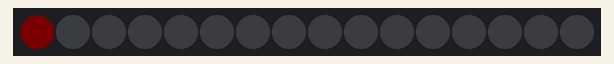
A sketch run on a simulated Arduino Uno, built with avr-gcc and run on an emulated ATmega328P. Shown: 16 RGB LEDs in strip order, left to right. Dim RGB values are drawn brighter than linear.

Above: at 0.46 s.
At 1.97 s:
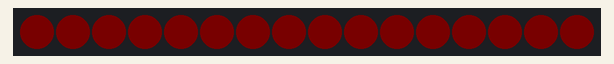
At 2.78 s:
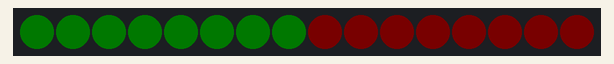
At 3.99 s:
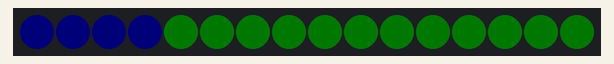
At 5.2 s:
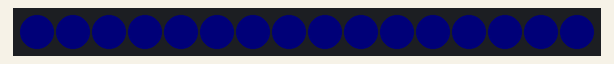
At 39.93 s:
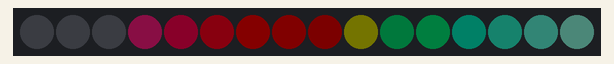

The sketch:

NeoPixelTest.ino
```cpp
// Code from: https://gist.github.com/dougalcampbell/7243998
#include <Adafruit_NeoPixel.h>

#define PIN 11
#define STRIPSIZE 16

// Parameter 1 = number of pixels in strip
// Parameter 2 = pin number (most are valid)
// Parameter 3 = pixel type flags, add together as needed:
//   NEO_KHZ800  800 KHz bitstream (most NeoPixel products w/WS2812 LEDs)
//   NEO_KHZ400  400 KHz (classic 'v1' (not v2) FLORA pixels, WS2811 drivers)
//   NEO_GRB     Pixels are wired for GRB bitstream (most NeoPixel products)
//   NEO_RGB     Pixels are wired for RGB bitstream (v1 FLORA pixels, not v2)
Adafruit_NeoPixel strip = Adafruit_NeoPixel(STRIPSIZE, PIN, NEO_GRB + NEO_KHZ800);

void setup() {
  strip.begin();
  strip.setBrightness(10);  // Lower brightness and save eyeballs!
  strip.show(); // Initialize all pixels to 'off'
}

void loop() {
  // Some example procedures showing how to display to the pixels:
  colorWipe(strip.Color(0,0,0), 25); // Black
  colorWipe(strip.Color(64, 0, 0), 100); // Red
  colorWipe(strip.Color(0, 64, 0), 100); // Green
  colorWipe(strip.Color(0, 0, 64), 100); // Blue
  colorWave(75);
  colorWipe(strip.Color(0,0,0), 100); // Black
  rainbow(15);
  colorWipe(strip.Color(0,0,0), 100); // Black
  rainbowCycle(15);
  colorWipe(strip.Color(0,0,0), 100); // Black
  colorWave(30);
}

// Fill the dots one after the other with a color
void colorWipe(uint32_t c, uint8_t wait) {
  for(uint16_t i=0; i<strip.numPixels(); i++) {
      strip.setPixelColor(i, c);
      strip.show();
      delay(wait);
  }
}

void rainbow(uint8_t wait) {
  uint16_t i, j;

  for(j=0; j<256; j++) {
    for(i=0; i<strip.numPixels(); i++) {
      strip.setPixelColor(i, Wheel((i+j) & 255));
    }
    strip.show();
    delay(wait);
  }
}

// Slightly different, this makes the rainbow equally distributed throughout
void rainbowCycle(uint8_t wait) {
  uint16_t i, j;

  for(j=0; j<256*5; j++) { // 5 cycles of all colors on wheel
    for(i=0; i< strip.numPixels(); i++) {
      strip.setPixelColor(i, Wheel(((i * 256 / strip.numPixels()) + j) & 255));
    }
    strip.show();
    delay(wait);
  }
}

// Input a value 0 to 255 to get a color value.
// The colours are a transition r - g - b - back to r.
uint32_t Wheel(byte WheelPos) {
  if(WheelPos < 85) {
   return strip.Color(WheelPos * 3, 255 - WheelPos * 3, 0);
  } else if(WheelPos < 170) {
   WheelPos -= 85;
   return strip.Color(255 - WheelPos * 3, 0, WheelPos * 3);
  } else {
   WheelPos -= 170;
   return strip.Color(0, WheelPos * 3, 255 - WheelPos * 3);
  }
}

/**
 *      ^   ^   ^
 * ~~~~~ ColorWave ~~~~~
 *        V   V   V
 */
void colorWave(uint8_t wait) {
  int i, j, stripsize, cycle;
  float ang, rsin, gsin, bsin, offset;

  static int tick = 0;

  stripsize = strip.numPixels();
  cycle = stripsize * 25; // times around the circle...

  while (++tick % cycle) {
    offset = map2PI(tick);

    for (i = 0; i < stripsize; i++) {
      ang = map2PI(i) - offset;
      rsin = sin(ang);
      gsin = sin(2.0 * ang / 3.0 + map2PI(int(stripsize/6)));
      bsin = sin(4.0 * ang / 5.0 + map2PI(int(stripsize/3)));
      strip.setPixelColor(i, strip.Color(trigScale(rsin), trigScale(gsin), trigScale(bsin)));
    }

    strip.show();
    delay(wait);
  }

}

/**
 * Scale a value returned from a trig function to a byte value.
 * [-1, +1] -> [0, 254]
 * Note that we ignore the possible value of 255, for efficiency,
 * and because nobody will be able to differentiate between the
 * brightness levels of 254 and 255.
 */
byte trigScale(float val) {
  val += 1.0; // move range to [0.0, 2.0]
  val *= 127.0; // move range to [0.0, 254.0]

  return int(val) & 255;
}

/**
 * Map an integer so that [0, striplength] -> [0, 2PI]
 */
float map2PI(int i) {
  return PI*2.0*float(i) / float(strip.numPixels());
}
```
